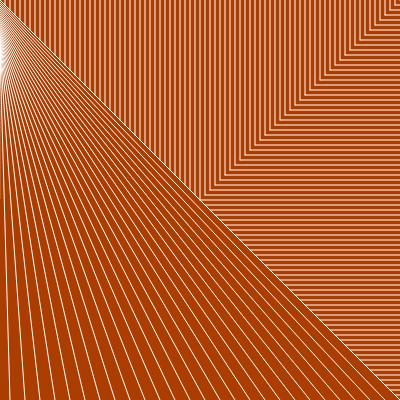
Frame 1 (no input)
Frame 60 (no input): identical to frame 1, image omitted
Frame 120 (the mouse pressed at the canvas centre since frame 60): identical to frame 1, image omitted

The p5.js sketch that drew this single still picture (run headless with seeded random() and noise() and a simulated clock; from frame 60 on, the mouse is pressed at the canvas centre):

// p5.js sketch
// ── sketch.js
function setup() {
  createCanvas(400, 400);
}

function draw() {
  background("#ab3d00");

  stroke(255)
  for(i = 0; i < 100; i++){
    startdrop = 2*i
    enddrop = 15*i
     line (0,0+startdrop, 400-enddrop,400)
   }
  for(i = 0; i < 81; i++){
   line(5*i,0,5*i,200-abs(200-5*i))
  }
  for(i = 0; i < 81; i++){
    line(400, 5*i,200+abs(200-5*i), 5*i)
   }
}
